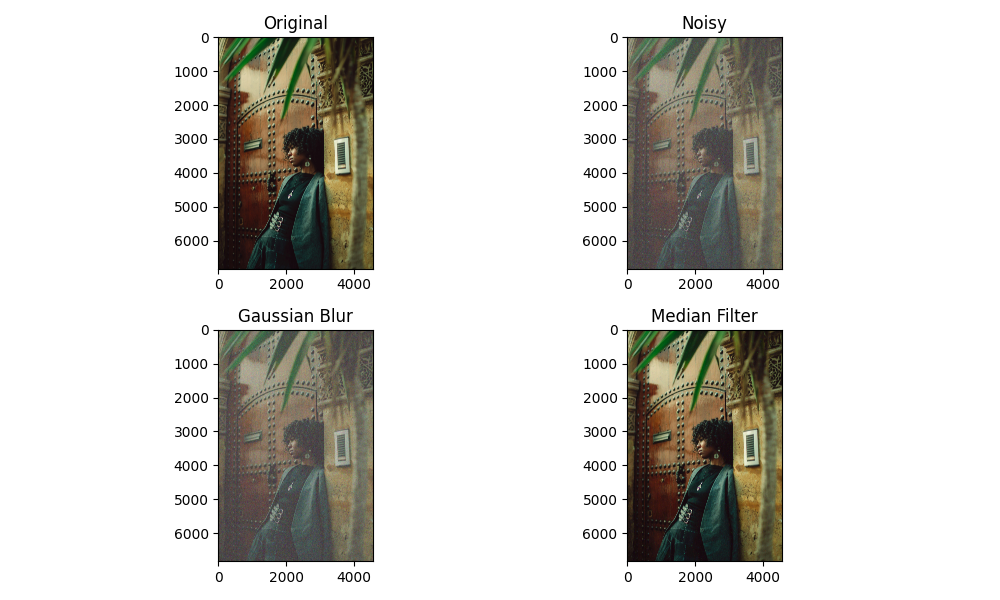

Reproduce this figure in Python.
import cv2
import numpy as np
import matplotlib.pyplot as plt
from skimage.util import random_noise

# Load the image (original color image)
image = cv2.imread('example.jpg')

# Check if the image is loaded correctly
if image is None:
    print("Error: Could not load image.")
    exit()

# Add salt-and-pepper noise to the color image using skimage's random_noise
noisy_image = random_noise(image, mode='s&p', amount=0.5)  # Increased noise to 50%

# Convert back to 8-bit image (since random_noise outputs float in [0, 1])
noisy_image = (255 * noisy_image).astype(np.uint8)

# Linear smoothing: Gaussian blur
gaussian_blur = cv2.GaussianBlur(noisy_image, (5, 5), 0)

# Nonlinear smoothing: Median filter
median_blur = cv2.medianBlur(noisy_image, 5)

# Plot the results
plt.figure(figsize=(10, 6))
plt.subplot(2, 2, 1), plt.imshow(cv2.cvtColor(image, cv2.COLOR_BGR2RGB)), plt.title('Original')
plt.subplot(2, 2, 2), plt.imshow(cv2.cvtColor(noisy_image, cv2.COLOR_BGR2RGB)), plt.title('Noisy')
plt.subplot(2, 2, 3), plt.imshow(cv2.cvtColor(gaussian_blur, cv2.COLOR_BGR2RGB)), plt.title('Gaussian Blur')
plt.subplot(2, 2, 4), plt.imshow(cv2.cvtColor(median_blur, cv2.COLOR_BGR2RGB)), plt.title('Median Filter')
plt.tight_layout()
plt.savefig("prac6.png")
